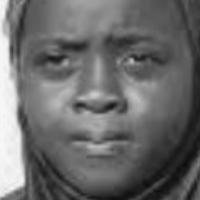
#> input picture data/testing_faces/10_1_1_20170116225209209.jpg.chip.jpg, 200 x 200 px, given as the content of the folder ../data/train_50, which was not available
$ python race_classifier.py
#> lines starting #> are read from the running program, lines starting #| are printed output that depends on the picture; pictures that were not available may be replaced by others from this repository, and a replacement may not be noted
"""
 Princeton University, COS 429, Fall 2019
"""
import os
import cv2
import random
from glob import glob
import numpy as np
from random_tree import random_forest_fit
from skimage.feature import hog

"""
Classifier using HOG features for predicting whether a face is dark-skinned
or light-skinned.
"""

""" Returns subset of n filenames from train_face_dir, where the distribution of
    black/white faces matches the overall distribution of black/white faces in
    train_face_dir.
"""
def get_imageset(n, train_face_dir):
#> called with n = 4020, train_face_dir = 'train_50'
    training_faces_dir = ('../data/' + train_face_dir)
    # Get the filenames within the training faces directory
    face_filenames = sorted(glob(os.path.join(training_faces_dir, '*.jpg')))

    percent = float(train_face_dir.split('_')[1]) / 100
    total_b = int(percent * n)
    total_w = n - total_b
    num_b = 0
    num_w = 0
    all_b = False
    all_w = False

    filenames = []

    for i, face_file in enumerate(face_filenames):
        if (all_w and all_b):
            break
        race = face_file.split('_')[3]
        if race == '0':  # white
            if num_w < total_w:
                filenames.append(face_file)
                num_w += 1
            else:
                all_w = True
        elif race == '1': # black
            if num_b < total_b:
                filenames.append(face_file)
                num_b += 1
            else:
                all_b = True
    return filenames

def get_training_data(n, orientations, train_face_dir):
    """Reads in examples of faces and nonfaces, and builds a matrix of HoG
       descriptors, ready to pass in to logistic_fit

    Args:
        n: number of training and testing
        orientations: the number of HoG gradient orientations to use

    Returns:
        descriptors: matrix of descriptors for all 2*n training examples, where
                     each row contains the HoG descriptor for one face or nonface
        classes: vector indicating whether each example is a face (1) or nonface (0)
    """
    hog_input_size = 36
    hog_descriptor_size = 100 * orientations

    # Get n faces, with same black/white distribution as the training set
    face_files = get_imageset(n, train_face_dir)

    # Initialize descriptors, classes
    descriptors = np.zeros([n, hog_descriptor_size + 1])
    classes = np.zeros([n])

    # Loop over faces
    for i, file in enumerate(face_files):
        # count number of white and black
        race = int(file.split('_')[3])
        # Read the face file
        face = cv2.imread(file, cv2.IMREAD_GRAYSCALE)
#> face is the input picture: shape (200, 200); min 11, max 249, mean 106.2
        # Resize to be the right size
        face = cv2.resize(face, (hog_input_size, hog_input_size))
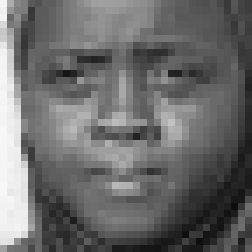
#> face: shape (36, 36) (shown 7 times larger); min 13, max 247, mean 106.4

        # Compute HoG descriptor
        #face_descriptor = hog36(face, orientations, wrap180)
        face_descriptor = (
            hog(face, 9, pixels_per_cell=(6, 6), cells_per_block=(2, 2)))
#> face_descriptor = 900 values, max 0.386 at index 540, min 0 at index 3, mean 0.131

        # Fill in descriptors and classes
        descriptors[i, 0] = 1
        descriptors[i, 1:] = face_descriptor
        classes[i] = race

    return descriptors, classes
"""
 Princeton University, COS 429, Fall 2019
"""
import os
import cv2
from glob import glob
import numpy as np
from skimage.feature import hog


def get_testing_data(n, orientations):
    testing_faces_dir = '../data/testing_faces'
    hog_input_size = 36
    hog_descriptor_size = 100 * orientations

    # Get the names of the first n testing faces
    face_filenames = sorted(glob(os.path.join(testing_faces_dir, '*.jpg')))
    num_face_filenames = len(face_filenames)
    if num_face_filenames > n:
        face_filenames = face_filenames[:n]
    elif num_face_filenames < n:
        n = num_face_filenames

    # Initialize descriptors, classes
    descriptors = np.zeros([n, hog_descriptor_size + 1])
    classes = np.zeros([n])
    races = np.zeros([n])

    # Loop over faces
    for i in range(n):
        # Read the next face file
        face = cv2.imread(face_filenames[i], cv2.IMREAD_GRAYSCALE)
        face = cv2.resize(face, (hog_input_size, hog_input_size))

        # Compute HoG descriptor
        face_descriptor = (
            hog(face, 9, pixels_per_cell=(6, 6), cells_per_block=(2, 2)))

        # Fill in descriptors and classes
        descriptors[i, 0] = 1
        descriptors[i, 1:] = face_descriptor
        classes[i] = 1
        races[i] = face_filenames[i].split('_')[2]
    return descriptors, classes, races

def test_race_classifier(ntrain, ntest, orientations, train_face_dir):
    """Train and test a face classifier with logistic function.

    Args:
        ntrain: number of face and nonface training examples (ntrain of each)
        ntest: number of face and nonface testing examples (ntest of each)
        orientations: the number of HoG gradient orientations to use
    """
    # Get some training data
    descriptors, classes = get_training_data(ntrain, orientations, train_face_dir)
#> classes = 4020 values, max 1 at index 0, min 0 at index 1, mean 0.000249
    # Train a classifier
#> (the run stopped early here; a loop or call above may not have finished)

$ run again, on data/train_0/17_0_0_20170110231830374.jpg.chip.jpg
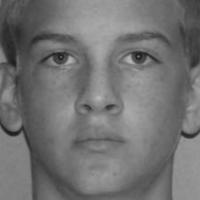
#> input picture data/train_0/17_0_0_20170110231830374.jpg.chip.jpg, 200 x 200 px, given as the content of the folder ../data/train_50, which was not available
#> in get_training_data, face is the input picture: shape (200, 200); min 26, max 189, mean 113.9
#> in get_training_data, `face = cv2.resize(face, (hog_input_size, hog_input_size))`:
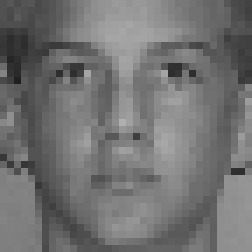
#> face: shape (36, 36) (shown 7 times larger); min 32, max 175, mean 113.8
#> face_descriptor = 900 values, max 0.323 at index 865, min 0 at index 11, mean 0.132
#> classes = 4020 values from 0 to 0

$ run again, on data/train_0/18_1_0_20170109212417557.jpg.chip.jpg
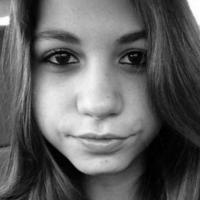
#> input picture data/train_0/18_1_0_20170109212417557.jpg.chip.jpg, 200 x 200 px, given as the content of the folder ../data/train_50, which was not available
#> in get_training_data, face is the input picture: shape (200, 200); min 0, max 255, mean 97.1
#> in get_training_data, `face = cv2.resize(face, (hog_input_size, hog_input_size))`:
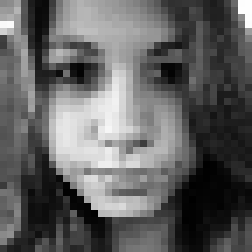
#> face: shape (36, 36) (shown 7 times larger); min 0, max 254, mean 97.1
#> face_descriptor = 900 values, max 0.372 at index 556, min 0 at index 5, mean 0.131
#> classes = 4020 values from 0 to 0

$ run again, on data/train_100/16_0_1_20170113155247627.jpg.chip.jpg
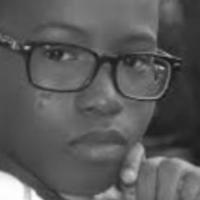
#> input picture data/train_100/16_0_1_20170113155247627.jpg.chip.jpg, 200 x 200 px, given as the content of the folder ../data/train_50, which was not available
#> in get_training_data, face is the input picture: shape (200, 200); min 23, max 255, mean 89.8
#> in get_training_data, `face = cv2.resize(face, (hog_input_size, hog_input_size))`:
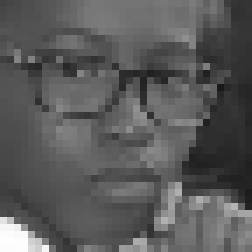
#> face: shape (36, 36) (shown 7 times larger); min 25, max 254, mean 89.9
#> face_descriptor = 900 values, max 0.429 at index 742, min 0 at index 7, mean 0.136
#> classes = 4020 values, max 1 at index 0, min 0 at index 1, mean 0.000249
